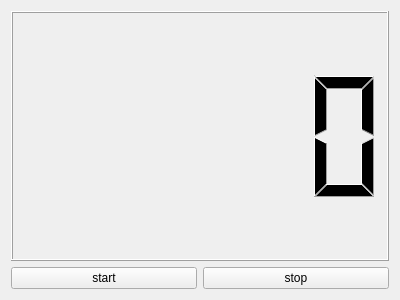
<?xml version="1.0" encoding="UTF-8"?>
<ui version="4.0">
 <class>Widget</class>
 <widget class="QWidget" name="Widget">
  <property name="geometry">
   <rect>
    <x>0</x>
    <y>0</y>
    <width>400</width>
    <height>300</height>
   </rect>
  </property>
  <property name="windowTitle">
   <string>Widget</string>
  </property>
  <layout class="QGridLayout" name="gridLayout">
   <item row="0" column="0" colspan="2">
    <widget class="QLCDNumber" name="lcdNumber"/>
   </item>
   <item row="1" column="0">
    <widget class="QPushButton" name="buttonStart">
     <property name="text">
      <string>start</string>
     </property>
    </widget>
   </item>
   <item row="1" column="1">
    <widget class="QPushButton" name="buttonStop">
     <property name="text">
      <string>stop</string>
     </property>
    </widget>
   </item>
  </layout>
 </widget>
 <layoutdefault spacing="6" margin="11"/>
 <resources/>
 <connections/>
</ui>
